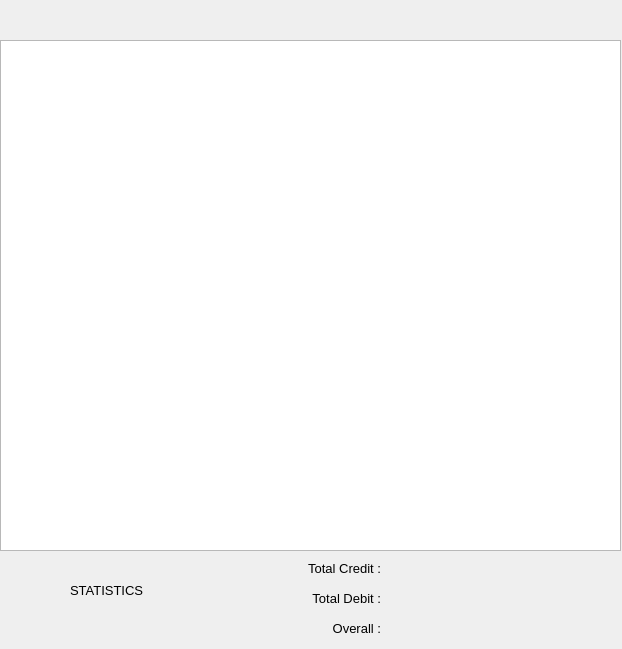
<?xml version="1.0" encoding="UTF-8"?>
<ui version="4.0">
 <class>Dialog</class>
 <widget class="QDialog" name="Dialog">
  <property name="geometry">
   <rect>
    <x>0</x>
    <y>0</y>
    <width>622</width>
    <height>649</height>
   </rect>
  </property>
  <property name="windowTitle">
   <string>Account Details</string>
  </property>
  <widget class="QTableView" name="table">
   <property name="geometry">
    <rect>
     <x>0</x>
     <y>40</y>
     <width>621</width>
     <height>511</height>
    </rect>
   </property>
   <property name="layoutDirection">
    <enum>Qt::LeftToRight</enum>
   </property>
   <property name="autoFillBackground">
    <bool>true</bool>
   </property>
   <property name="alternatingRowColors">
    <bool>true</bool>
   </property>
   <property name="sortingEnabled">
    <bool>false</bool>
   </property>
   <attribute name="horizontalHeaderCascadingSectionResizes">
    <bool>false</bool>
   </attribute>
   <attribute name="horizontalHeaderDefaultSectionSize">
    <number>145</number>
   </attribute>
   <attribute name="verticalHeaderDefaultSectionSize">
    <number>40</number>
   </attribute>
  </widget>
  <widget class="QLabel" name="label">
   <property name="geometry">
    <rect>
     <x>70</x>
     <y>580</y>
     <width>131</width>
     <height>21</height>
    </rect>
   </property>
   <property name="font">
    <font>
     <pointsize>10</pointsize>
    </font>
   </property>
   <property name="text">
    <string>STATISTICS</string>
   </property>
  </widget>
  <widget class="QLabel" name="label_2">
   <property name="geometry">
    <rect>
     <x>280</x>
     <y>560</y>
     <width>101</width>
     <height>16</height>
    </rect>
   </property>
   <property name="font">
    <font>
     <pointsize>10</pointsize>
    </font>
   </property>
   <property name="text">
    <string>Total Credit :</string>
   </property>
   <property name="alignment">
    <set>Qt::AlignRight|Qt::AlignTrailing|Qt::AlignVCenter</set>
   </property>
  </widget>
  <widget class="QLabel" name="label_3">
   <property name="geometry">
    <rect>
     <x>280</x>
     <y>590</y>
     <width>101</width>
     <height>16</height>
    </rect>
   </property>
   <property name="font">
    <font>
     <pointsize>10</pointsize>
    </font>
   </property>
   <property name="text">
    <string>Total Debit :</string>
   </property>
   <property name="alignment">
    <set>Qt::AlignRight|Qt::AlignTrailing|Qt::AlignVCenter</set>
   </property>
  </widget>
  <widget class="QLabel" name="label_4">
   <property name="geometry">
    <rect>
     <x>280</x>
     <y>620</y>
     <width>101</width>
     <height>16</height>
    </rect>
   </property>
   <property name="font">
    <font>
     <pointsize>10</pointsize>
    </font>
   </property>
   <property name="text">
    <string>Overall :</string>
   </property>
   <property name="alignment">
    <set>Qt::AlignRight|Qt::AlignTrailing|Qt::AlignVCenter</set>
   </property>
  </widget>
  <widget class="QLabel" name="credit">
   <property name="geometry">
    <rect>
     <x>400</x>
     <y>560</y>
     <width>101</width>
     <height>16</height>
    </rect>
   </property>
   <property name="font">
    <font>
     <pointsize>10</pointsize>
    </font>
   </property>
   <property name="text">
    <string/>
   </property>
   <property name="alignment">
    <set>Qt::AlignLeading|Qt::AlignLeft|Qt::AlignVCenter</set>
   </property>
  </widget>
  <widget class="QLabel" name="debit">
   <property name="geometry">
    <rect>
     <x>400</x>
     <y>590</y>
     <width>101</width>
     <height>16</height>
    </rect>
   </property>
   <property name="font">
    <font>
     <pointsize>10</pointsize>
    </font>
   </property>
   <property name="text">
    <string/>
   </property>
   <property name="alignment">
    <set>Qt::AlignLeading|Qt::AlignLeft|Qt::AlignVCenter</set>
   </property>
  </widget>
  <widget class="QLabel" name="overall">
   <property name="geometry">
    <rect>
     <x>400</x>
     <y>620</y>
     <width>101</width>
     <height>16</height>
    </rect>
   </property>
   <property name="font">
    <font>
     <pointsize>10</pointsize>
    </font>
   </property>
   <property name="text">
    <string/>
   </property>
   <property name="alignment">
    <set>Qt::AlignLeading|Qt::AlignLeft|Qt::AlignVCenter</set>
   </property>
  </widget>
  <widget class="QLabel" name="title">
   <property name="geometry">
    <rect>
     <x>150</x>
     <y>10</y>
     <width>301</width>
     <height>21</height>
    </rect>
   </property>
   <property name="font">
    <font>
     <pointsize>10</pointsize>
    </font>
   </property>
   <property name="text">
    <string/>
   </property>
   <property name="alignment">
    <set>Qt::AlignCenter</set>
   </property>
  </widget>
 </widget>
 <resources/>
 <connections/>
</ui>
